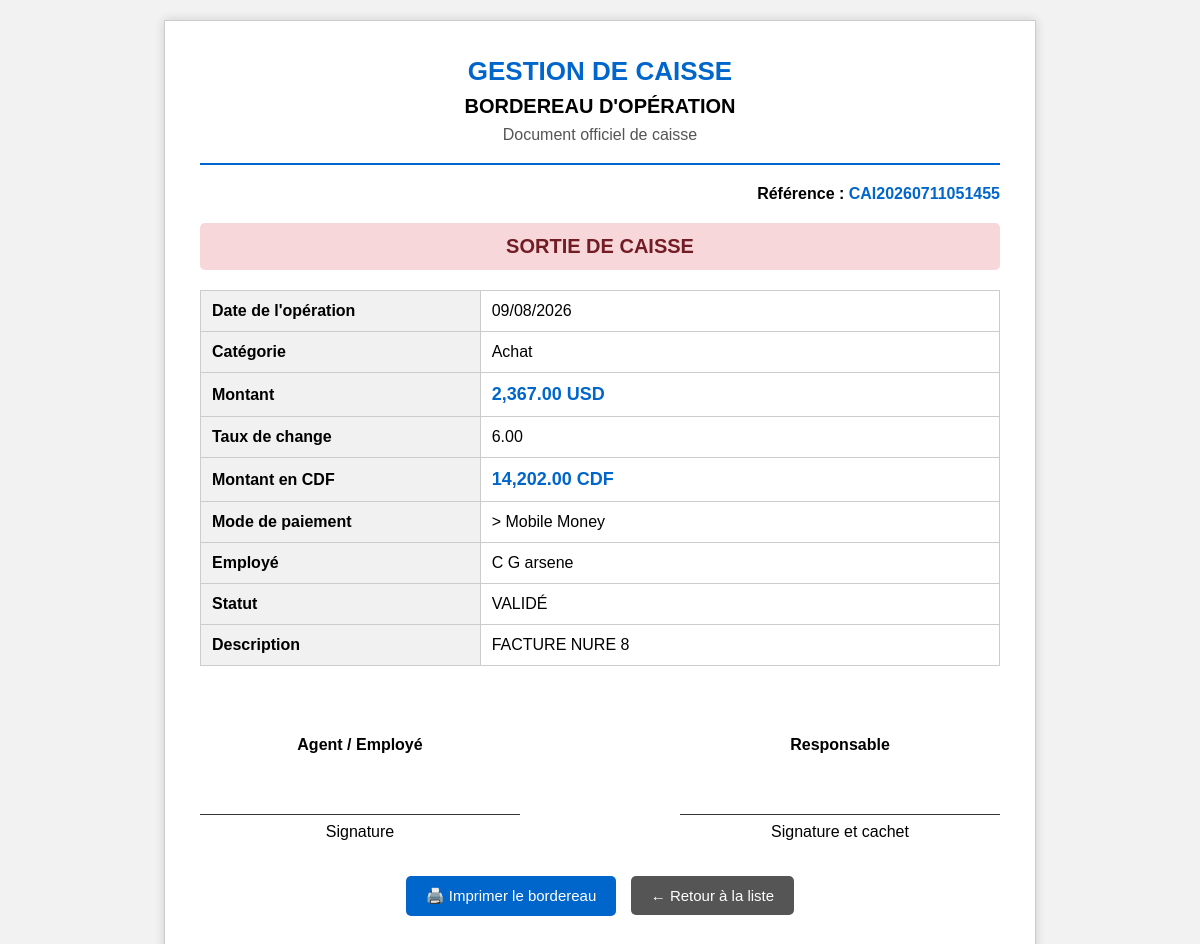
Page /caisse/bordereau.php?id=5 on the committed database.
### tables this page shows
CREATE TABLE IF NOT EXISTS `caisse` (
  `id` int(11) NOT NULL AUTO_INCREMENT,
  `date` date NOT NULL,
  `type_operation` enum('ENTREE','SORTIE') NOT NULL,
  `categorie` varchar(100) DEFAULT NULL,
  `montant` decimal(15,2) NOT NULL,
  `devise` enum('USD','CDF') DEFAULT 'USD',
  `taux_change` decimal(10,2) DEFAULT '1.00',
  `montant_cdf` decimal(15,2) DEFAULT NULL,
  `mode_paiement` varchar(50) DEFAULT NULL,
  `reference_operation` varchar(100) DEFAULT NULL,
  `description` text,
  `id_employe` int(11) DEFAULT NULL,
  `statut` enum('VALIDÉ','EN ATTENTE') DEFAULT 'EN ATTENTE',
  `date_creation` timestamp NOT NULL DEFAULT CURRENT_TIMESTAMP,
  `date_modification` datetime DEFAULT NULL,
  PRIMARY KEY (`id`),
  KEY `idx_date` (`date`),
  KEY `idx_type` (`type_operation`),
  KEY `idx_statut` (`statut`)
);

CREATE TABLE IF NOT EXISTS `employe` (
  `id_employe` int(11) NOT NULL AUTO_INCREMENT,
  `date` date DEFAULT NULL,
  `nom` varchar(50) NOT NULL,
  `postnom` varchar(50) DEFAULT NULL,
  `prenom` varchar(50) DEFAULT NULL,
  `fonction` varchar(50) DEFAULT NULL,
  `telephone` varchar(20) DEFAULT NULL,
  `mail` varchar(50) DEFAULT NULL,
  `salaire` decimal(10,2) DEFAULT NULL,
  PRIMARY KEY (`id_employe`)
);

### caisse/bordereau.php (the view, shortened to what this page needs)
<?php
$serveur = "localhost";
$utilisateur = "root";
$motdepasse = "";
$base = "cici";
$conn = mysqli_connect(
    $serveur,
    $utilisateur,
    $motdepasse,
    $base
);
mysqli_set_charset($conn, "utf8");
$id = intval($_GET['id']);
$sql = "
    SELECT
        caisse.*,
        employe.nom,
        employe.postnom,
        employe.prenom
    FROM caisse
    LEFT JOIN employe
        ON caisse.id_employe = employe.id_employe
    WHERE caisse.id = $id
";
$resultat = mysqli_query($conn, $sql);
$data = mysqli_fetch_assoc($resultat);
$employe = trim(
    ($data['nom'].'') . ' ' .
    ($data['postnom'].'') . ' ' .
    ($data['prenom'].'')
);
$date = date(
    "d/m/Y",
    strtotime($data['date'])
);
$montant = number_format(
    $data['montant'],
    2,
    '.',
    ','
);
$montant_cdf = number_format(
    $data['montant_cdf'],
    2,
    '.',
    ','
);
$taux = number_format(
    $data['taux_change'],
    2,
    '.',
    ','
);
?>
<!DOCTYPE html>
<html lang="fr">
<head>
</head>
<body>
<div class="bordereau">
<div class="entete">
    <h1>
        GESTION DE CAISSE
    </h1>
    <h2>
        BORDEREAU D'OPÉRATION
    </h2>
    <p>
        Document officiel de caisse
    </p>
</div>
<div class="reference">
    Référence :
    <span>
        <?php echo  htmlspecialchars(
            $data['reference_operation']
        ); ?>
    </span>
</div>
<?php if ($data['type_operation'] == "ENTREE") { ?>
    <div class="type-operation entree">
        ENTRÉE DE CAISSE
    </div>
<?php } else { ?>
    <div class="type-operation sortie">
        SORTIE DE CAISSE
    </div>
<?php } ?>
<table>
<tr>
    <th>Date de l'opération</th>
    <td>
        <?php echo  htmlspecialchars($date); ?>
    </td>
</tr>
<tr>
    <th>Catégorie</th>
    <td>
        <?php echo  htmlspecialchars(
            $data['categorie']
        ); ?>
    </td>
</tr>
<tr>
    <th>Montant</th>
    <td class="montant">
        <?php echo  $montant; ?>
        <?php echo  htmlspecialchars(
            $data['devise']
        ); ?>
    </td>
</tr>
<tr>
    <th>Taux de change</th>
    <td>
        <?php echo  $taux; ?>
    </td>
</tr>
<tr>
    <th>Montant en CDF</th>
    <td class="montant">
        <?php echo  $montant_cdf; ?>
        CDF
    </td>
</tr>
<tr>
    <th>Mode de paiement</th>
    <td>
        <?php echo  htmlspecialchars(
            $data['mode_paiement']
        ); ?>
    </td>
</tr>
<tr>
    <th>Employé</th>
    <td>
        <?php echo  htmlspecialchars($employe); ?>
    </td>
</tr>
<tr>
    <th>Statut</th>
    <td>
        <?php echo  htmlspecialchars(
            $data['statut']
        ); ?>
    </td>
</tr>
<tr>
    <th>Description</th>
    <td>
        <?php echo  nl2br(
            htmlspecialchars(
                $data['description']
            )
        ); ?>
    </td>
</tr>
</table>
<div class="signatures">
    <div class="signature">
        <strong>
            Agent / Employé
        </strong>
        <div class="ligne">
            Signature
        </div>
    </div>
    <div class="signature">
        <strong>
            Responsable
        </strong>
        <div class="ligne">
            Signature et cachet
        </div>
    </div>
</div>
<div class="boutons">
    <button
        class="imprimer"
        onclick="window.print();"
    >
        🖨️ Imprimer le bordereau
    </button>
    <a
        href="liste.php"
        class="retour"
    >
        ← Retour à la liste
    </a>
</div>
</div>
</body>
</html>

### caisse/bordereau.php (style rules this page uses)
body { font-family: Arial, sans-serif; background: #f2f2f2; margin: 0; padding: 20px; }
.bordereau { width: 800px; max-width: 100%; margin: auto; background: white; padding: 35px; border: 1px solid #ccc; box-shadow: 0 0 10px rgba(0,0,0,0.15); }
.entete { text-align: center; border-bottom: 2px solid #0066cc; padding-bottom: 15px; margin-bottom: 20px; }
.entete h1 { margin: 0; color: #0066cc; font-size: 26px; }
.entete h2 { margin: 8px 0; font-size: 20px; }
.entete p { margin: 4px; color: #555; }
.reference { text-align: right; margin-bottom: 20px; font-weight: bold; }
.reference span { color: #0066cc; }
.type-operation { text-align: center; padding: 12px; margin-bottom: 20px; font-size: 20px; font-weight: bold; border-radius: 5px; }
.sortie { background: #f8d7da; color: #721c24; }
table { width: 100%; border-collapse: collapse; margin-top: 10px; }
th { width: 35%; background: #f1f1f1; text-align: left; padding: 11px; border: 1px solid #ccc; }
td { padding: 11px; border: 1px solid #ccc; }
.montant { font-size: 18px; font-weight: bold; color: #0066cc; }
.signatures { display: flex; justify-content: space-between; margin-top: 70px; text-align: center; }
.signature { width: 40%; }
.ligne { border-top: 1px solid #333; margin-top: 60px; padding-top: 8px; }
.boutons { text-align: center; margin-top: 30px; }
.boutons button, .boutons a { display: inline-block; padding: 11px 20px; margin: 5px; border: none; border-radius: 5px; text-decoration: none; color: white; cursor: pointer; font-size: 15px; }
.imprimer { background: #0066cc; }
.retour { background: #555; }

### rows in the picture
caisse: reference_operation "CAI20260711051455", date "09/08/2026", categorie "Achat", montant "2,367.00", devise "USD", taux_change "6.00", montant_cdf "14,202.00", mode_paiement "> Mobile Money", id_employe.prenom "C G arsene", statut "VALIDÉ", description "FACTURE NURE 8"
